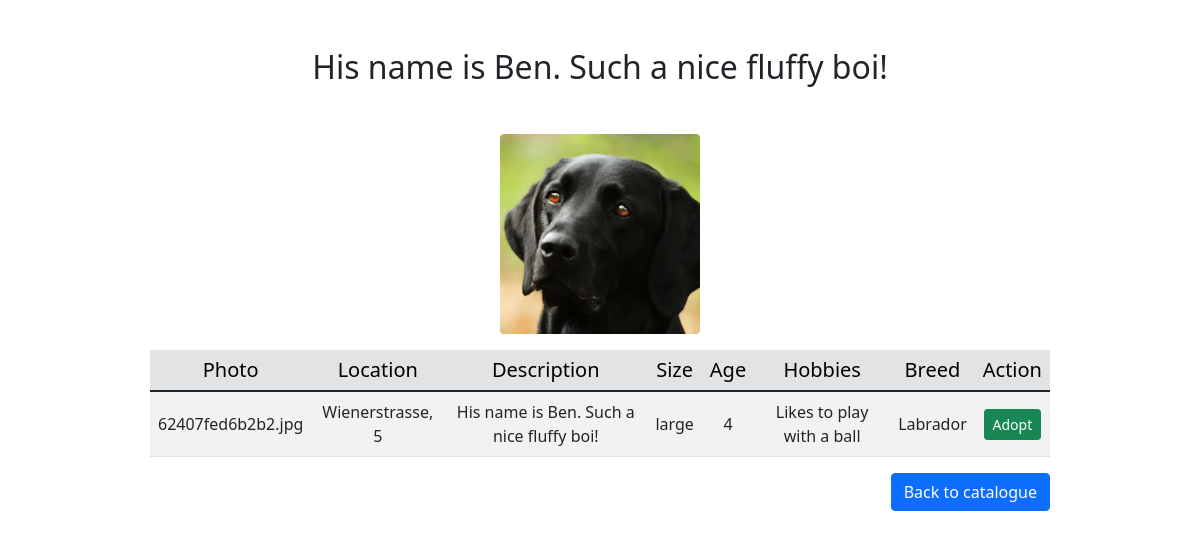
Page /details.php?id=1 on the committed database.
### tables this page shows
CREATE TABLE `animals` (
  `animal_id` int(11) NOT NULL,
  `photo` varchar(250) NOT NULL,
  `location` varchar(50) NOT NULL,
  `description` varchar(250) NOT NULL,
  `size` varchar(50) NOT NULL,
  `age` int(11) NOT NULL,
  `hobbies` varchar(250) NOT NULL,
  `breed` varchar(50) NOT NULL
);

### details.php (the view, shortened to what this page needs)
<?php
require_once 'components/db_connect.php';
if ($_GET['id']) {
    $id = $_GET['id'];
    $sql = "SELECT * FROM animals WHERE animal_id = {$id}";
    $result = mysqli_query($connect, $sql);
    $data = mysqli_fetch_assoc($result);
    if (mysqli_num_rows($result) == 1) {
        $location = $data['location'];
        $description = $data['description'];
        $size = $data['size'];
        $age = $data['age'];
        $hobbies = $data['hobbies'];
        $breed = $data['breed'];
        $photo = $data['photo'];
        $tcontent = "<tr>
            <td>" .$photo."</td>
            <td>" .$location."</td>
            <td>" .$description."</td>
            <td>" .$size."</td>
            <td>" .$age."</td>
            <td>" .$hobbies."</td>
            <td>" .$breed."</td>
            <td><a href='adopt.php?id=" . $_GET['id'] . "'><button class='btn btn-success btn-sm' type='button'>Adopt</button></a>
            </td>
            </tr>";
    } else {
        header("location: error.php");
    }
} else {
    header("location: error.php");
}
?>
<!DOCTYPE html>
<html lang="en">
    <head>
        <?php require_once 'components/boot.php'?>
    </head>
    <body>
        <div class="manageProduct w-75 mt-3">
            <p class='h2 text-center mt-5 mb-5'> <?= $description ?> </p>
            <img src="pictures/<?= $photo ?>" class="rounded mx-auto d-block mb-3 " alt="<?= $description ?>" width="200px">
            <table class='table table-striped'>
                <thead class='table-secondary'>
                    <tr>
                        <th class='h5'>Photo</th>
                        <th class='h5'>Location</th>
                        <th class='h5'>Description</th>
                        <th class='h5'>Size</th>
                        <th class='h5'>Age</th>
                        <th class='h5'>Hobbies</th>
                        <th class='h5'>Breed</th>
                        <th class='h5'>Action</th>
                    </tr>
                </thead>
                <tbody>
                    <?= $tcontent;?>
                </tbody>
            </table>
            <div class='mb-3 d-flex justify-content-end'>
                <a href= "index.php"><button class='btn btn-md btn-primary' type="button">Back to catalogue</button></a>
            </div>
        </div>
    </body>
</html>

### details.php (style rules this page uses)
.manageProduct { margin: auto; }
td { text-align: center; vertical-align: middle; }
tr { text-align: center; }

### rows in the picture
animals: description "His name is Ben. Such a nice fluffy boi!", photo (picture), photo "62407fed6b2b2.jpg", location "Wienerstrasse, 5", size "large", age "4", hobbies "Likes to play with a ball", breed "Labrador"
